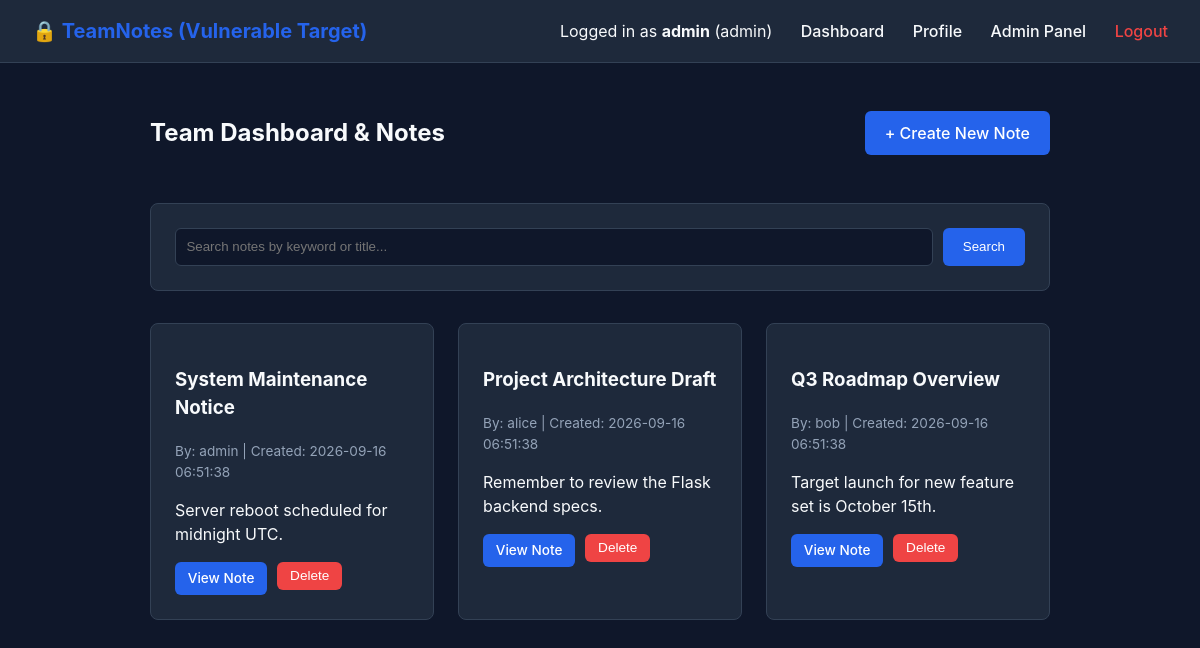
The app's page /dashboard (signed in) with its own data.
### tables this page shows
CREATE TABLE notes (
            id INTEGER PRIMARY KEY AUTOINCREMENT,
            user_id INTEGER NOT NULL,
            title TEXT NOT NULL,
            content TEXT NOT NULL,
            attachment TEXT DEFAULT '',
            created_at TIMESTAMP DEFAULT CURRENT_TIMESTAMP,
            FOREIGN KEY (user_id) REFERENCES users (id)
        );

CREATE TABLE users (
            id INTEGER PRIMARY KEY AUTOINCREMENT,
            username TEXT UNIQUE NOT NULL,
            password TEXT NOT NULL,
            role TEXT NOT NULL DEFAULT 'user',
            bio TEXT DEFAULT ''
        );

### app_vulnerable/app.py (the view)
@app.route('/dashboard')
def dashboard():
    if 'user' not in session:
        return redirect(url_for('login'))
    current_user = session['user']
    notes = database.get_all_notes()
    return render_template('dashboard.html', user=current_user, notes=notes)

### app_vulnerable/app.py (called while the page is built)
@app.before_request
def load_custom_session():
    custom_session_cookie = request.cookies.get('user_session_state')
    if custom_session_cookie:
        try:
            raw_bytes = base64.b64decode(custom_session_cookie)
            session['custom_state'] = pickle.loads(raw_bytes)
        except Exception:
            pass

### app_vulnerable/database.py (called while the page is built)
def get_db_connection():
    conn = sqlite3.connect(DB_FILE)
    conn.row_factory = sqlite3.Row
    return conn

def get_all_notes():
    conn = get_db_connection()
    cursor = conn.cursor()
    cursor.execute("SELECT notes.*, users.username FROM notes JOIN users ON notes.user_id = users.id ORDER BY created_at DESC")
    notes = cursor.fetchall()
    conn.close()
    return notes

### app_vulnerable/templates/dashboard.html (shortened to what this page needs)
{% extends 'base.html' %}
{% block content %}
<div style="display: flex; justify-content: space-between; align-items: center; margin-bottom: 2rem;">
    <h2>Team Dashboard & Notes</h2>
    <a href="{{ url_for('new_note') }}" class="btn">+ Create New Note</a>
</div>
<div class="card" style="margin-bottom: 2rem;">
    <form method="GET" action="{{ url_for('search') }}" style="display: flex; gap: 10px;">
        <input type="text" name="q" value="{{ query if query else '' }}" placeholder="Search notes by keyword or title..." style="flex: 1;">
        <button type="submit">Search</button>
    </form>
</div>
<div style="display: grid; grid-template-columns: repeat(auto-fill, minmax(280px, 1fr)); gap: 1.5rem;">
    {% for note in notes %}
        <div class="card" style="position: relative;">
            <h3>{{ note.title }}</h3>
            <p style="color: var(--text-muted); font-size: 0.85rem; margin-bottom: 1rem;">
                By: {{ note.username if note.username else 'Unknown' }} | Created: {{ note.created_at }}
            </p>
            <p>{{ note.content[:100] }}{% if note.content|length > 100 %}...{% endif %}</p>
            <div style="margin-top: 1rem; display: flex; gap: 10px;">
                <a href="{{ url_for('view_note', note_id=note.id) }}" class="btn" style="padding: 0.4rem 0.8rem; font-size: 0.85rem;">View Note</a>
                <form method="POST" action="{{ url_for('delete_note', note_id=note.id) }}" style="display: inline;">
                    <button type="submit" class="btn btn-danger" style="padding: 0.4rem 0.8rem; font-size: 0.85rem;" onclick="return confirm('Delete this note?')">Delete</button>
                </form>
            </div>
        </div>
    {% else %}
        <p style="grid-column: 1 / -1; color: var(--text-muted);">No notes found matching criteria.</p>
    {% endfor %}
</div>
{% endblock %}

### app_vulnerable/templates/base.html (shortened to what this page needs)
<!DOCTYPE html>
<html lang="en">
<head>
</head>
<body>
    <nav class="navbar">
        <div class="logo">🔒 TeamNotes (Vulnerable Target)</div>
        <div>
            {% if user %}
                <span>Logged in as <strong>{{ user.username }}</strong> ({{ user.role }})</span>
                <a href="{{ url_for('dashboard') }}">Dashboard</a>
                <a href="{{ url_for('profile', username=user.username) }}">Profile</a>
                <a href="{{ url_for('admin_panel') }}">Admin Panel</a>
                <a href="{{ url_for('logout') }}" style="color: var(--danger);">Logout</a>
            {% else %}
                <a href="{{ url_for('login') }}">Login</a>
                <a href="{{ url_for('register') }}">Register</a>
            {% endif %}
        </div>
    </nav>
    <div class="container">
        {% block content %}{% endblock %}
    </div>
</body>
</html>

### app_vulnerable/templates/base.html (style rules this page uses)
:root { --primary: #2563eb; --primary-hover: #1d4ed8; --bg-dark: #0f172a; --card-bg: #1e293b; --text-main: #f8fafc; --text-muted: #94a3b8; --border-color: #334155; --danger: #ef4444; --success: #22c55e; }
body { font-family: -apple-system, BlinkMacSystemFont, "Segoe UI", Roboto, sans-serif; background-color: var(--bg-dark); color: var(--text-main); margin: 0; padding: 0; line-height: 1.5; }
.navbar { background-color: var(--card-bg); border-bottom: 1px solid var(--border-color); padding: 1rem 2rem; display: flex; justify-content: space-between; align-items: center; }
.navbar a { color: var(--text-main); text-decoration: none; margin-left: 1.5rem; font-weight: 500; }
.logo { font-size: 1.25rem; font-weight: bold; color: var(--primary); }
.container { max-width: 900px; margin: 2rem auto; padding: 0 1rem; }
.card { background-color: var(--card-bg); border: 1px solid var(--border-color); border-radius: 8px; padding: 1.5rem; margin-bottom: 1.5rem; }
input[type="text"], input[type="password"], textarea, input[type="file"] { width: 100%; padding: 0.65rem; background-color: #0f172a; border: 1px solid var(--border-color); border-radius: 6px; color: var(--text-main); box-sizing: border-box; }
button, .btn { background-color: var(--primary); color: white; padding: 0.65rem 1.25rem; border: none; border-radius: 6px; cursor: pointer; font-weight: 500; text-decoration: none; display: inline-block; }
.btn-danger { background-color: var(--danger); }

### records on screen
notes: title "System Maintenance Notice", username "admin", created_at "2026-09-16 06:51:38", content "Server reboot scheduled for midnight UTC."
notes: title "Project Architecture Draft", username "alice", created_at "2026-09-16 06:51:38", content "Remember to review the Flask backend specs."
notes: title "Q3 Roadmap Overview", username "bob", created_at "2026-09-16 06:51:38", content "Target launch for new feature set is October 15th."

### other values on screen
{{ user.username }} "admin"
{{ user.role }} "admin"
